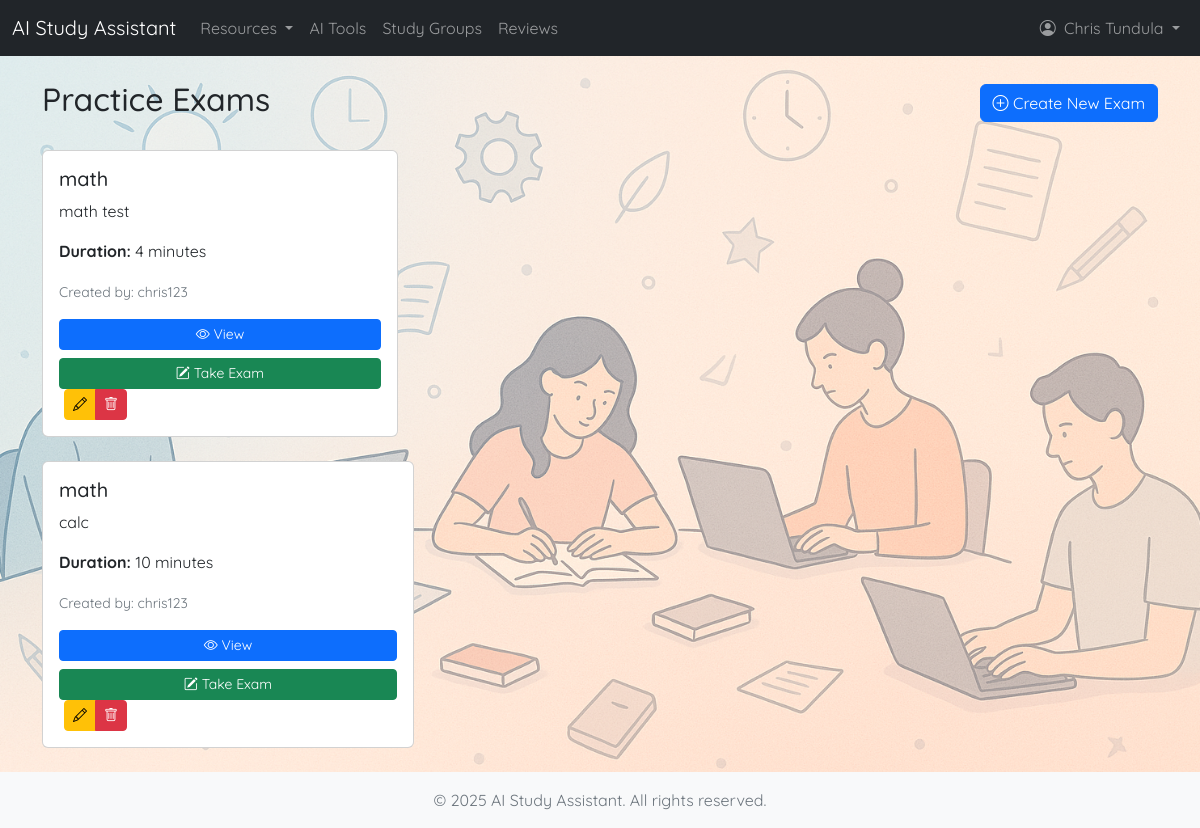
The app's page /exams/ (signed in) with its own data.
### base/models.py (models this page shows, shortened)
class Exam(models.Model):
    title = models.CharField(max_length=200)
    description = models.TextField()
    duration_minutes = models.IntegerField()
    created_by = models.ForeignKey(User, on_delete=models.CASCADE)
    created_at = models.DateTimeField(auto_now_add=True)

### base/views.py (the view)
# urls.py: path('exams/', views.exam_list, name='exam_list'),
@login_required
def exam_list(request):
    exams = Exam.objects.all()
    return render(request, 'base/exam_list.html', {'exams': exams})

### base/templates/base/exam_list.html (shortened to what this page needs)
{% extends 'base/base.html' %}
{% block content %}
<div class="container mt-4">
    <div class="d-flex justify-content-between align-items-center mb-4">
        <h2>Practice Exams</h2>
        <a href="{% url 'ai_features:create_exam' %}" class="btn btn-primary">
            <i class="bi bi-plus-circle"></i> Create New Exam
        </a>
    </div>
    <div class="row">
        {% for exam in exams %}
        <div class="col-md-4 mb-4">
            <div class="card h-100">
                <div class="card-body d-flex flex-column">
                    <div>
                        <h5 class="card-title">{{ exam.title }}</h5>
                        <p class="card-text">{{ exam.description|truncatechars:100 }}</p>
                        <p><strong>Duration:</strong> {{ exam.duration_minutes }} minutes</p>
                        <p class="text-muted"><small>Created by: {{ exam.created_by.username }}</small></p>
                    </div>
                    <div class="mt-auto">
                        <div class="d-flex flex-column gap-2 w-100">
                            <a href="{% url 'ai_features:exam_detail' exam.id %}" class="btn btn-primary btn-sm w-100">
                                <i class="bi bi-eye"></i> View
                            </a>
                            <a href="{% url 'ai_features:take_exam' exam.id %}" class="btn btn-success btn-sm w-100">
                                <i class="bi bi-pencil-square"></i> Take Exam
                            </a>
                        </div>
                            {% if request.user == exam.created_by %}
                                <div class="btn-group">
                                    <a href="{% url 'ai_features:exam_edit' exam.id %}" class="btn btn-warning btn-sm">
                                        <i class="bi bi-pencil"></i>
                                    </a>
                                    <a href="{% url 'ai_features:delete_exam' exam.id %}"
                                       class="btn btn-danger btn-sm"
                                       onclick="return confirm('Are you sure you want to delete this exam?');">
                                        <i class="bi bi-trash"></i>
                                    </a>
                                </div>
                            {% endif %}
                        </div>
                    </div>
                </div>
            </div>
        </div>
        {% empty %}
        <div class="col-12">
            <div class="alert alert-info">No practice exams available yet.</div>
        </div>
        {% endfor %}
    </div>
{% endblock %}

### base/templates/base/navbar.html (shortened to what this page needs)
{% load static %}
<nav class="navbar navbar-expand-lg navbar-dark bg-dark">
  <div class="container-fluid">
    <a class="navbar-brand" href="{% url 'ai_features:home' %}">
      AI Study Assistant
    </a>
    <div class="collapse navbar-collapse" id="navbarNav">
      <ul class="navbar-nav me-auto mb-2 mb-lg-0">
        <li class="nav-item dropdown">
          <a class="nav-link dropdown-toggle" href="#" id="resourcesDropdown" role="button" data-bs-toggle="dropdown" aria-expanded="false">
            Resources
          </a>
        </li>
        <li class="nav-item">
          <a class="nav-link" href="{% url 'ai_features:resources' %}">AI Tools</a>
        </li>
        <li class="nav-item">
          <a class="nav-link" href="{% url 'ai_features:study_groups' %}">Study Groups</a>
        </li>
        <li class="nav-item">
          <a class="nav-link" href="{% url 'ai_features:review_page' %}">Reviews</a>
        </li>
      </ul>
      {% if user.is_authenticated %}
      <ul class="navbar-nav ms-auto">
        <li class="nav-item dropdown">
          <a class="nav-link dropdown-toggle" href="#" id="navbarDropdown" role="button" data-bs-toggle="dropdown" aria-expanded="false">
            <i class="bi bi-person-circle me-1"></i>
            {% if user.first_name or user.last_name %}
              {{ user.first_name }} {{ user.last_name }}
            {% else %}
              {{ user.username }}
            {% endif %}
          </a>
        </li>
      </ul>
      {% endif %}
    </div>
  </div>
</nav>

### base/templates/base/exam_list.html (style rules this page uses)
.btn-group .btn { margin-left: 5px; }
.card { transition: transform 0.2s; }

### records on screen
Exam: title "math", description "math test", duration_minutes "4", created_by.username "chris123"
Exam: title "math", description "calc", duration_minutes "10", created_by.username "chris123"

### other values on screen
{{ user.first_name }} "Chris"
{{ user.last_name }} "Tundula"
